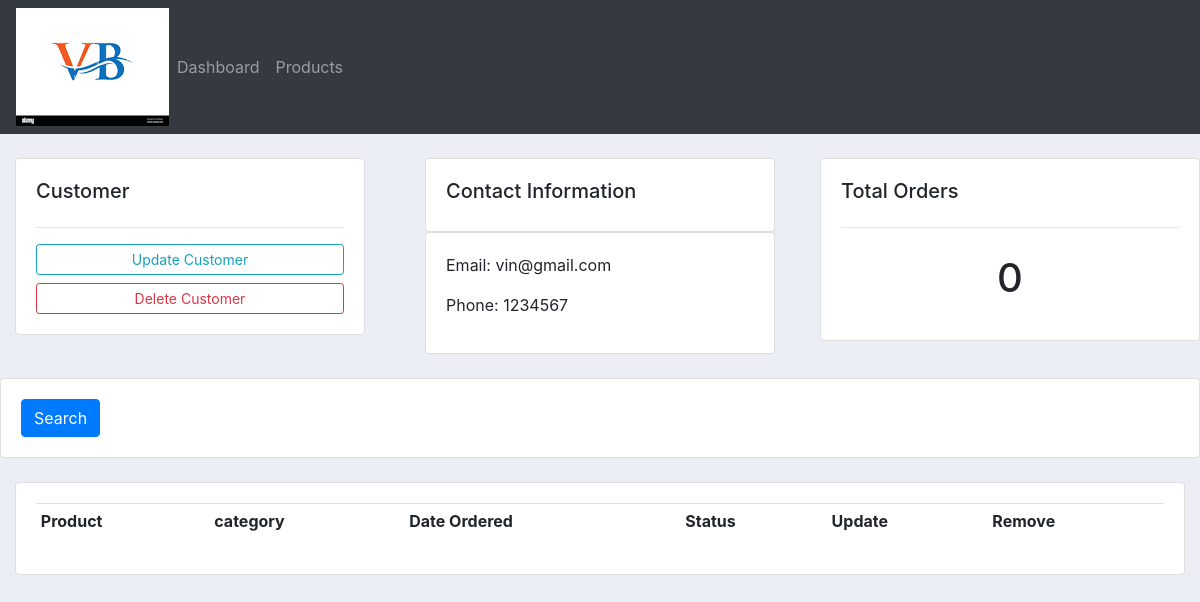
The app's page /customer/1/, older data.
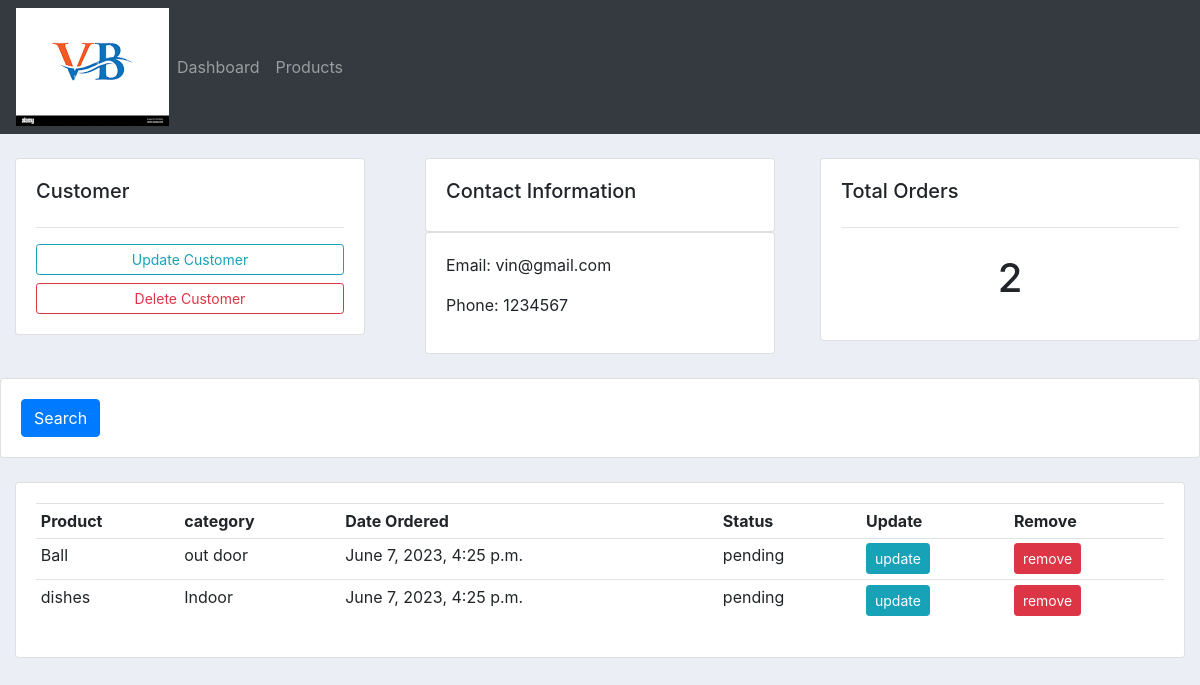
The same page, newer data.
### accounts/models.py (models this page shows)
class Order(models.Model):
    status = (
        ('pending','pending'),
        ('Out for delivery','Out for delivery'),
        ('Delivered','Delivered'),
    )
    customer = models.ForeignKey(Customer , null=True , on_delete = models.SET_NULL)
    product = models.ForeignKey(Product , null=True , on_delete = models.SET_NULL)
    date_created = models.DateTimeField(auto_now_add=True,null=True)
    status = models.CharField(max_length=200,null=True,choices=status)
    def __str__(self):
        return self.product.name

class Product(models.Model):
    category = (
        ('Indoor','Indoor'),
        ('out door','out door')
    )
    name= models.CharField(max_length=200,null=True)
    price = models.FloatField(max_length=200,null=True)
    category = models.CharField(max_length=200,null=True,choices=category)
    description = models.CharField(max_length=200,null=True ,blank=True)
    date_created = models.DateTimeField(auto_now_add=True,null=True)
    Tag = models.ManyToManyField(Tag)
    def __str__(self):
        return self.name

### accounts/views.py (the view)
# urls.py: path('customer/<str:pk_test>/', customer, name="customer" ),
def customer(request,pk_test):
    customer = Customer.objects.get(id=pk_test)
    orders = customer.order_set.all()
    orders_count = orders.count()
    print("orders1234",orders)
    context = {"customers":customer,
               "orders":orders,
               "orders_count":orders_count}
    return render(request,"accounts/customer.html",context)

### accounts/templates/accounts/customer.html
{% extends "accounts/main.html" %}
{% block content %}
<br>
<div class="row">
    <div class = "col-md">
        <div class = "col-md">
            <div class = "card card-body">
                <h5>Customer</h5>
                <hr>
                <a class = "btn btn-outline-info btn-sm btn-block" href="">Update Customer</a>
                <a class="btn btn-outline-danger btn-sm btn-block" href="">Delete Customer</a>
            </div>
        </div>
    </div>
    <div class = "col-md">
        <div class = "col-md">
            <div class = "card card-body">
                <h5>Contact Information</h5>
            </div>
            <div class = "card card-body">
                <p>Email: {{customers.email}}</p>
                <p>Phone: {{customers.phone}}</p>
            </div>
        </div>
    </div>
    <div class = "col-md">
            <div class = "card card-body">
                <h5>Total Orders</h5>
                <hr>
                <h1 style="text-align: center; padding:10px">{{orders_count}}</h1>
            </div>
    </div>
</div>
<br>
<div class = "row">
    <div class = "col">
        <div class = "card card-body">
            <form method = "get">
                <button class="btn btn-primary" type="submit">Search</button>
            </form>
        </div>
    </div>
</div>
<br>
<div clas = "row">
        <div class = col-md>
            <div class = "card card-body">
                <table class = "table table-sm">
                    <tr>
                        <th>Product</th>
                        <th>category</th>
                        <th>Date Ordered</th>
                        <th>Status</th>
                        <th>Update</th>
                        <th>Remove</th>
                    </tr>
                    {% for order in orders%}
                        <tr>
                            <td>{{order.product}}</td>
                            <td>{{order.product.category}}</td>
                            <td>{{order.product.date_created}}</td>
                            <td>{{order.status}}</td>
                            <td ><a class = "btn btn-sm btn-info" href="{% url 'updateOrder' order.id %}">update</a></td>
                            <td><a class = "btn btn-sm btn-danger" href="{% url 'deleteOrder' order.id %}">remove</a></td>
                        </tr>
                    {% endfor %}
                </table>
        </div>
    </div>
</div>
{% endblock %}

Row changes from the older to the newer data that the page shows:
added Order: product "Ball", product.category "out door", product.date_created "June 7, 2023, 4:25 p.m.", status "pending"
added Order: product "dishes", product.category "Indoor", product.date_created "June 7, 2023, 4:25 p.m.", status "pending"
Text that changed along with them:
{{ orders_count }}: "0" → "2"
